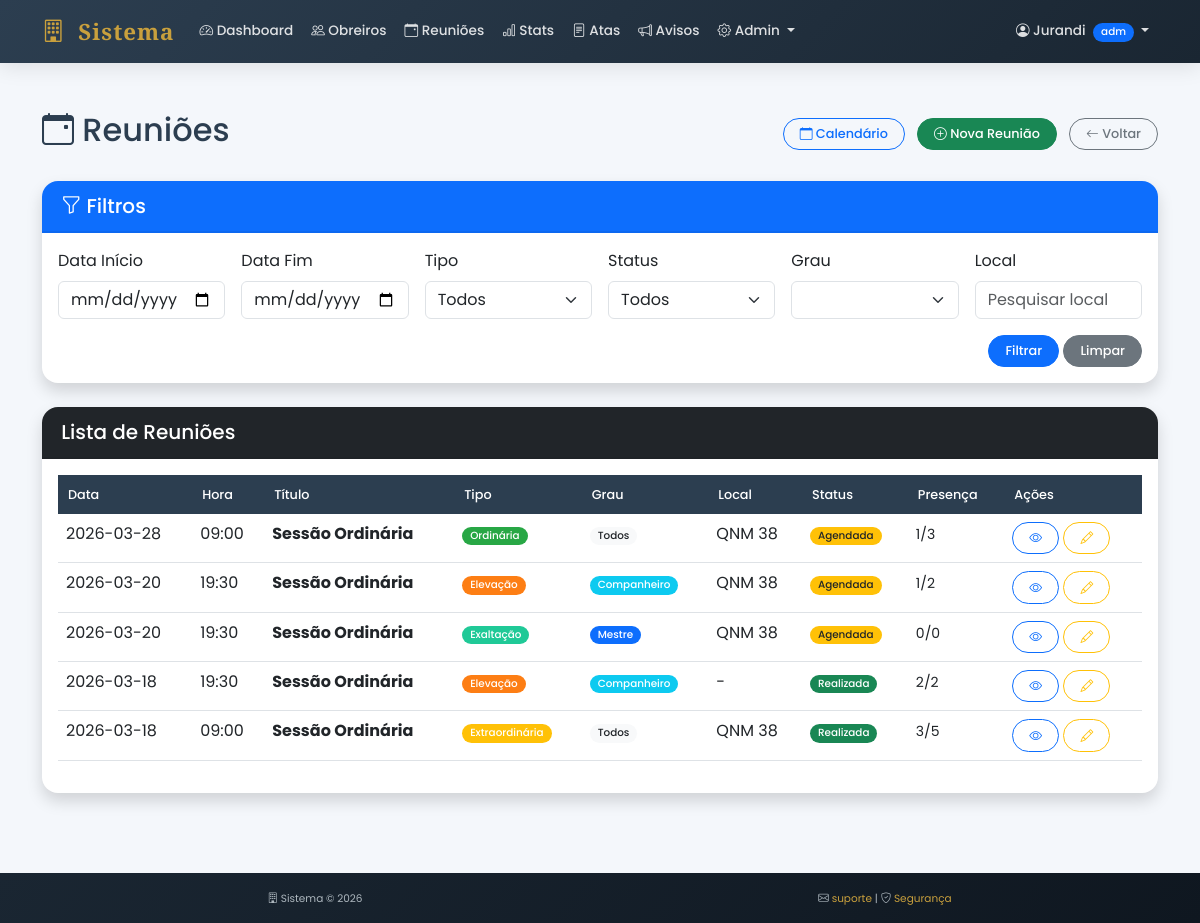
Page /reunioes (signed in) on the committed database.
### tables this page shows
CREATE TABLE reunioes (
        id INTEGER PRIMARY KEY AUTOINCREMENT,
        titulo TEXT NOT NULL,
        tipo TEXT DEFAULT 'Ordinária',
        grau INTEGER,
        data DATE NOT NULL,
        hora_inicio TIME,
        hora_termino TIME,
        local TEXT,
        loja_id INTEGER,
        pauta TEXT,
        observacoes TEXT,
        status TEXT DEFAULT 'agendada',
        data_criacao TIMESTAMP DEFAULT CURRENT_TIMESTAMP,
        criado_por INTEGER,
        FOREIGN KEY (loja_id) REFERENCES lojas (id),
        FOREIGN KEY (criado_por) REFERENCES usuarios (id)
    );

### app.py (the view)
@app.route("/reunioes")
@login_required
def listar_reunioes():
    conn = get_db()
    cursor = conn.cursor()
    data_ini = request.args.get('data_ini', '')
    data_fim = request.args.get('data_fim', '')
    tipo = request.args.get('tipo', '')
    status = request.args.get('status', '')
    grau = request.args.get('grau', '')
    local = request.args.get('local', '')
    query = """
        SELECT r.*, l.nome as loja_nome, t.cor,
               COUNT(p.id) as total_presentes,
               (SELECT COUNT(*) FROM presenca WHERE reuniao_id = r.id AND presente = 1) as presentes_confirmados
        FROM reunioes r
        LEFT JOIN lojas l ON r.loja_id = l.id
        LEFT JOIN tipos_reuniao t ON r.tipo = t.nome
        LEFT JOIN presenca p ON r.id = p.reuniao_id
        WHERE 1=1
    """
    params = []
    if data_ini:
        query += " AND r.data >= ?"
        params.append(data_ini)
    if data_fim:
        query += " AND r.data <= ?"
        params.append(data_fim)
    if tipo:
        query += " AND r.tipo = ?"
        params.append(tipo)
    if status:
        query += " AND r.status = ?"
        params.append(status)
    if grau:
        query += " AND r.grau = ?"
        params.append(grau)
    if local:
        query += " AND r.local LIKE ?"
        params.append(f"%{local}%")
    query += " GROUP BY r.id ORDER BY r.data DESC, r.hora_inicio DESC"
    cursor.execute(query, params)
    reunioes = cursor.fetchall()
    cursor.execute("SELECT DISTINCT tipo FROM reunioes ORDER BY tipo")
    tipos = cursor.fetchall()
    cursor.execute("SELECT DISTINCT status FROM reunioes ORDER BY status")
    status_list = cursor.fetchall()
    cursor.execute("SELECT DISTINCT grau FROM reunioes WHERE grau IS NOT NULL ORDER BY grau")
    graus = cursor.fetchall()
    conn.close()
    return render_template("reunioes/lista.html",
                          reunioes=reunioes,
                          tipos=tipos,
                          status_list=status_list,
                          graus=graus,
                          filtros={'data_ini': data_ini, 'data_fim': data_fim, 'tipo': tipo, 'status': status, 'grau': grau, 'local': local})

### app.py (called while the page is built)
@app.context_processor
def inject_global():
    return {'datetime': datetime, 'now': datetime.now()}

def login_required(f):
    @wraps(f)
    def decorated_function(*args, **kwargs):
        if "usuario" not in session:
            flash("Faça login para acessar esta página", "warning")
            return redirect("/")
        return f(*args, **kwargs)
    return decorated_function

def get_db():
    conn = sqlite3.connect("banco.db")
    conn.row_factory = sqlite3.Row
    return conn

### templates/reunioes/lista.html (shortened to what this page needs)
{% extends "base.html" %}
{% block extra_css %}
<link rel="stylesheet" href="https://cdn.datatables.net/1.13.7/css/dataTables.bootstrap5.min.css">
{% endblock %}
{% block content %}
<div class="container-fluid py-4">
    <div class="container">
        <div class="d-flex justify-content-between align-items-center mb-4">
            <h2><i class="bi bi-calendar-event"></i> Reuniões</h2>
            <div>
                <a href="/reunioes/calendario" class="btn btn-outline-primary me-2">
                    <i class="bi bi-calendar"></i> Calendário
                </a>
                {% if session.tipo == 'admin' %}
                <a href="/reunioes/nova" class="btn btn-success">
                    <i class="bi bi-plus-circle"></i> Nova Reunião
                </a>
                {% endif %}
                <a href="/dashboard" class="btn btn-outline-secondary ms-2">
                    <i class="bi bi-arrow-left"></i> Voltar
                </a>
            </div>
        </div>
        <div class="card shadow mb-4">
            <div class="card-header bg-primary text-white">
                <h5 class="mb-0"><i class="bi bi-funnel"></i> Filtros</h5>
            </div>
            <div class="card-body">
                <form method="GET" class="row g-3">
                    <div class="col-md-2">
                        <label class="form-label">Data Início</label>
                        <input type="date" class="form-control" name="data_ini" value="{{ filtros.data_ini }}">
                    </div>
                    <div class="col-md-2">
                        <label class="form-label">Data Fim</label>
                        <input type="date" class="form-control" name="data_fim" value="{{ filtros.data_fim }}">
                    </div>
                    <div class="col-md-2">
                        <label class="form-label">Tipo</label>
                        <select class="form-select" name="tipo">
                            <option value="">Todos</option>
                        </select>
                    </div>
                    <div class="col-md-2">
                        <label class="form-label">Status</label>
                        <select class="form-select" name="status">
                            <option value="">Todos</option>
                        </select>
                    </div>
                    <div class="col-md-2">
                        <label class="form-label">Grau</label>
                        <select class="form-select" name="grau">
                            {% for g in graus %}
                            <option value="{{ g.grau }}" {% if filtros.grau|string == g.grau|string %}selected{% endif %}>
                            </option>
                            {% endfor %}
                        </select>
                    </div>
                    <div class="col-md-2">
                        <label class="form-label">Local</label>
                        <input type="text" class="form-control" name="local" value="{{ filtros.local }}" placeholder="Pesquisar local">
                    </div>
                    <div class="col-md-12 text-end">
                        <button type="submit" class="btn btn-primary">Filtrar</button>
                        <a href="/reunioes" class="btn btn-secondary">Limpar</a>
                    </div>
                </form>
            </div>
        </div>
        <div class="card shadow">
            <div class="card-header bg-dark text-white">
                <h5 class="mb-0">Lista de Reuniões</h5>
            </div>
            <div class="card-body">
                <div class="table-responsive">
                    <table class="table table-hover" id="tabelaReunioes">
                        <thead>
                            <tr>
                                <th>Data</th>
                                <th>Hora</th>
                                <th>Título</th>
                                <th>Tipo</th>
                                <th>Grau</th>
                                <th>Local</th>
                                <th>Status</th>
                                <th>Presença</th>
                                <th>Ações</th>
                            </thead>
                        <tbody>
                            {% for r in reunioes %}
                            <tr>
                                <td>{{ r.data[:10] }}</td>
                                <td>{{ r.hora_inicio[:5] if r.hora_inicio else '-' }}</td>
                                <td><strong>{{ r.titulo }}</strong></td>
                                <td><span class="badge" style="background-color: {{ r.cor or '#6c757d' }}">{{ r.tipo }}</span></td>
                                <td>
                                    {% if r.grau == 3 %}<span class="badge bg-primary">Mestre</span>
                                    {% elif r.grau == 2 %}<span class="badge bg-info">Companheiro</span>
                                    {% elif r.grau == 1 %}<span class="badge bg-secondary">Aprendiz</span>
                                    {% else %}<span class="badge bg-light text-dark">Todos</span>{% endif %}
                                </td>
                                <td>{{ r.local or '-' }}</td>
                                <td>
                                    {% if r.status == 'realizada' %}<span class="badge bg-success">Realizada</span>
                                    {% elif r.status == 'cancelada' %}<span class="badge bg-danger">Cancelada</span>
                                    {% else %}<span class="badge bg-warning text-dark">Agendada</span>{% endif %}
                                </td>
                                <td><small>{{ r.presentes_confirmados or 0 }}/{{ r.total_presentes or 0 }}</small></td>
                                <td>
                                    <a href="/reunioes/{{ r.id }}" class="btn btn-sm btn-outline-primary">
                                        <i class="bi bi-eye"></i>
                                    </a>
                                    {% if session.tipo == 'admin' %}
                                    <a href="/reunioes/{{ r.id }}/editar" class="btn btn-sm btn-outline-warning">
                                        <i class="bi bi-pencil"></i>
                                    </a>
                                    {% endif %}
                                </td>
                            </tr>
                            {% endfor %}
                        </tbody>
                    </table>
                </div>
            </div>
        </div>
    </div>
</div>
{% endblock %}

### templates/base.html (style rules this page uses)
:root { --primary: #2c3e50; --secondary: #c9a03d; --dark: #1a2632; --light: #f8f9fa; --accent: #e67e22; }
body { font-family: 'Poppins', sans-serif; background-color: #f4f7fb; color: #2c3e50; }
.card { border: none; border-radius: 16px; box-shadow: 0 4px 15px rgba(0,0,0,0.05); transition: all 0.3s ease; overflow: hidden; }
.card-header { background-color: white; border-bottom: 2px solid rgba(0,0,0,0.05); padding: 0.8rem 1.2rem; font-weight: 600; }
.btn { border-radius: 50px; padding: 0.35rem 1rem; font-weight: 500; font-size: 0.8rem; transition: all 0.3s; }
.badge { padding: 0.25rem 0.5rem; font-weight: 500; border-radius: 20px; font-size: 0.65rem; }
.table thead th { background-color: var(--primary); color: white; font-weight: 500; border: none; padding: 10px; font-size: 0.8rem; }

### rows in the picture
reunioes: data "2026-03-28", hora_inicio "09:00", titulo "Sessão Ordinária", tipo "Ordinária", grau "Todos", local "QNM 38", status "Agendada", presentes_confirmados "1", total_presentes "3"
reunioes: data "2026-03-20", hora_inicio "19:30", titulo "Sessão Ordinária", tipo "Elevação", grau "Companheiro", local "QNM 38", status "Agendada", criado_por "1", total_presentes "2"
reunioes: data "2026-03-20", hora_inicio "19:30", titulo "Sessão Ordinária", tipo "Exaltação", grau "Mestre", local "QNM 38", status "Agendada", presentes_confirmados "0", total_presentes "0"
reunioes: data "2026-03-18", hora_inicio "19:30", titulo "Sessão Ordinária", tipo "Elevação", grau "Companheiro", local "-", status "Realizada", presentes_confirmados "2", total_presentes "2"
reunioes: data "2026-03-18", hora_inicio "09:00", titulo "Sessão Ordinária", tipo "Extraordinária", grau "Todos", local "QNM 38", status "Realizada", presentes_confirmados "3", total_presentes "5"

### other values in the picture
{{ session.tipo[:3] }} "adm"
